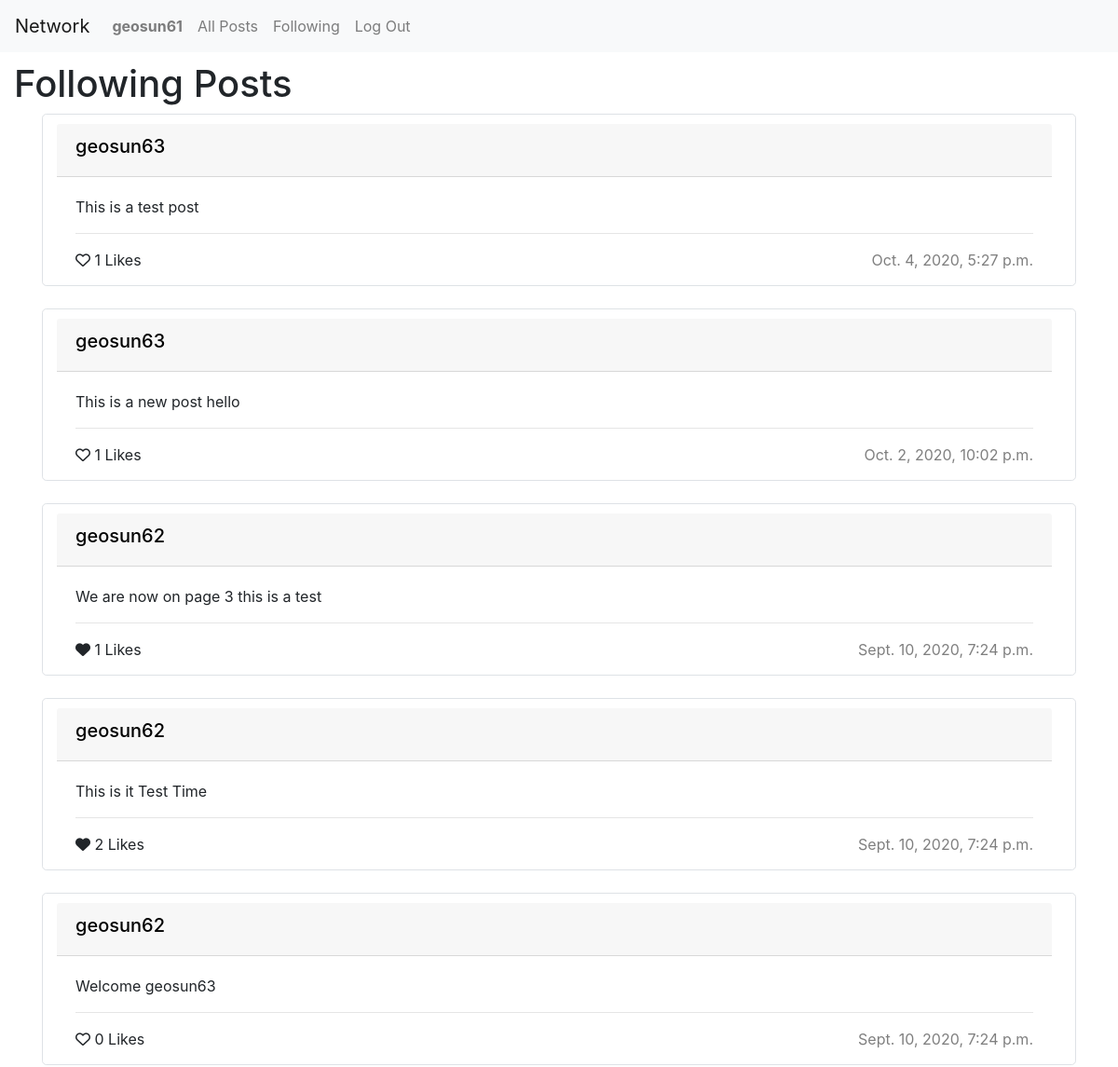
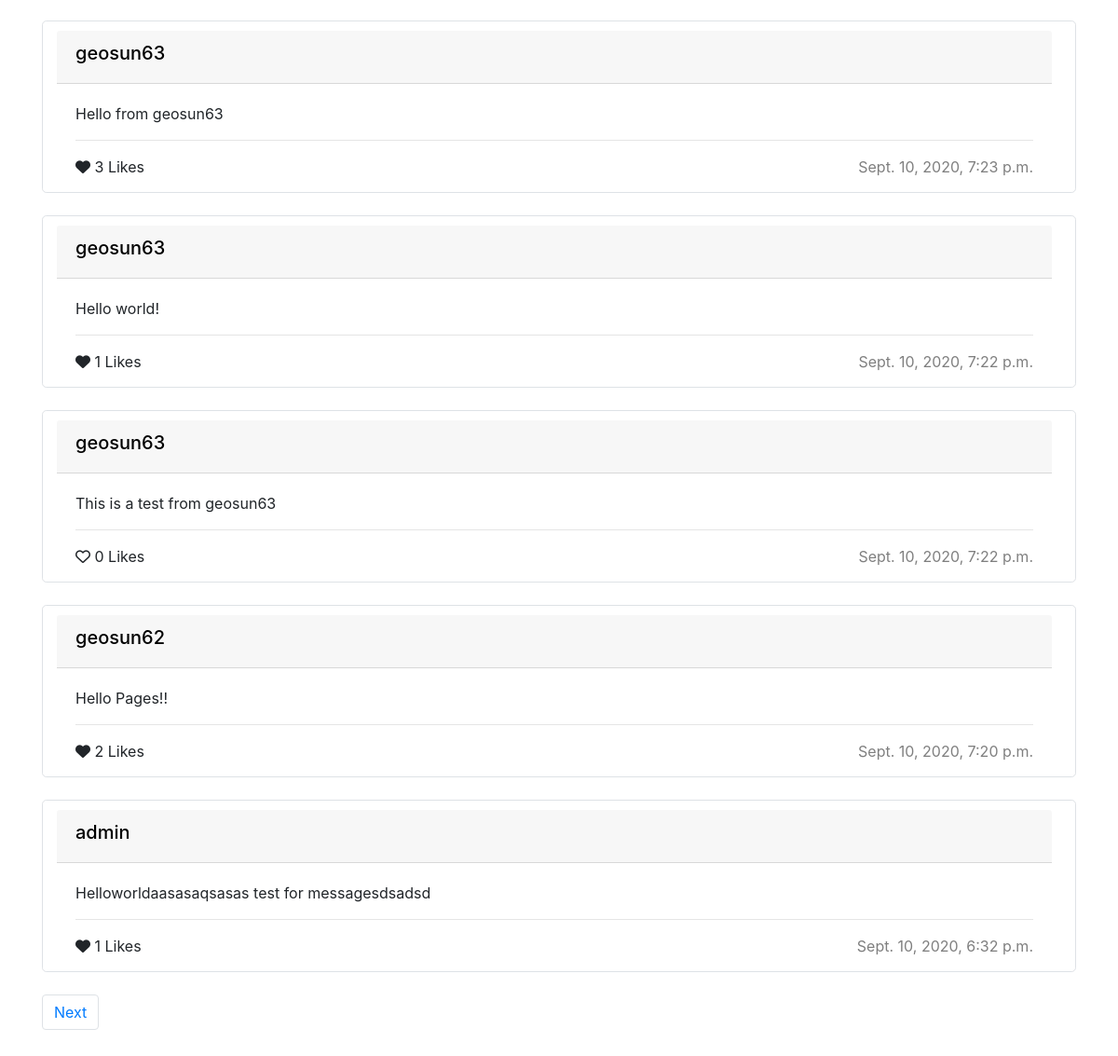
Page /following (signed in) on the committed database (2 pictures, top to bottom).
### network/models.py (models this page shows, shortened)
class User(AbstractUser):
    id = models.AutoField(primary_key=True)
    followed = models.ManyToManyField("User",blank=True,related_name="following")

class Post(models.Model):
    id = models.AutoField(primary_key=True)
    poster = models.ForeignKey("User",on_delete=models.CASCADE,related_name="posts")
    body = models.TextField(blank=True)
    timestamp = models.DateTimeField(auto_now_add=True)
    liked_by = models.ManyToManyField("User",blank=True,related_name="liked")
    likes = models.IntegerField()

### network/views.py (the view)
# urls.py: path("following",views.follow_posts,name="following_posts"),
@login_required
def follow_posts(request):
    user = request.user
    following = user.followed.all()
    following_usernames = []
    for username in following:
        following_usernames.append(username.id)
    print(following_usernames)
    posts = Post.objects.all().filter(
        poster__in=following_usernames).order_by('-timestamp')
    paginator = Paginator(posts, 10)
    page_number = request.GET.get('page')
    page_obj = paginator.get_page(page_number)
    return render(request, "network/following.html", {
        "page_obj": page_obj
    })

### network/templates/network/following.html (shortened to what this page needs)
{% extends "network/layout.html" %}
{% load static %}
{% block body %}
<h1 class="headers">Following Posts</h1>
<div class="container">
  {% for post in page_obj %}
  <div class="card border rounded-lg">
    <div id="post{{ post.id }}" class="post">
      <div class="card-header user-prof">
        <a class="proflink" href="{% url 'profile' post.poster.id %}">
          <h5 class="username">{{ post.poster }}</h5>
        </a>
      </div>
      <div class="card-body">
        <span class="post-body">{{ post.body }}</span>
        <hr>
        <span data-id="{{ post.id }}" class="likes">
          {% if user in post.liked_by.all %}
          <i id ="liked_btn" class="fas fa-heart like_btn"></i>
          {% else %}
          <i id ="notliked_btn" class="far fa-heart like_btn"></i>
          {% endif%}
          <span class="likeNo">{{ post.liked_by.count }}</span> Likes
        </span>
        <span class="timestamp">{{ post.timestamp}}</span>
      </div>
    </div>
  </div>
  <br>
  {% endfor %}
  <nav aria-label="...">
    <ul class="pagination">
      {% if page_obj.has_next %}
      <li class="page-item"><a class="page-link" href="?page={{ page_obj.next_page_number }}">Next</a></li>
      {% endif %}
    </ul>
  </nav>
</div>
<br>
{% endblock %}

### network/templates/network/layout.html (shortened to what this page needs)
{% load static %}
<!DOCTYPE html>
<html lang="en">
<head>
  <link rel="stylesheet" href="https://stackpath.bootstrapcdn.com/bootstrap/4.4.1/css/bootstrap.min.css">
  <link href="{% static 'network/styles.css' %}" rel="stylesheet">
</head>
<body>
  <nav class="navbar navbar-expand-lg navbar-light bg-light">
    <a class="navbar-brand" href="#">Network</a>
    <div>
      <ul class="navbar-nav mr-auto">
        {% if user.is_authenticated %}
        <li class="nav-item">
          <a class="nav-link" id="logged_in" data-login="{{ user.username }}" href="{% url 'user' %}"><strong>{{ user.username }}</strong></a>
        </li>
        {% endif %}
        <li class="nav-item">
          <a class="nav-link" href="{% url 'index' %}">All Posts</a>
        </li>
        {% if user.is_authenticated %}
        <li class="nav-item">
          <a class="nav-link" href="{% url 'following_posts' %}">Following</a>
        </li>
        <li class="nav-item">
          <a class="nav-link" href="{% url 'logout' %}">Log Out</a>
        </li>
        {% endif %}
      </ul>
    </div>
  </nav>
  <div class="body">
    {% block body %}
    {% endblock %}
  </div>
</body>
</html>

### network/static/network/styles.css (style rules this page uses)
.headers { margin-top: 10px; margin-left: 15px; }
#newpost-div, .post { padding-top: 10px; padding-left: 15px; padding-right: 25px; padding-bottom: 15px; }
.timestamp { color: rgba(0, 0, 0, 0.5); float: right; }
.likes { float: left; }
.proflink { text-decoration: none; color: black; }
.username { text-align: left; }

### rows in the picture
User: username "geosun61"
Post: poster "geosun63", body "This is a test post", liked_by.count "1", timestamp "Oct. 4, 2020, 5:27 p.m."
Post: poster "geosun63", body "This is a new post hello", liked_by.count "1", timestamp "Oct. 2, 2020, 10:02 p.m."
Post: poster "geosun62", body "We are now on page 3 this is a test", liked_by.count "1", timestamp "Sept. 10, 2020, 7:24 p.m."
Post: poster "geosun62", body "This is it Test Time", liked_by.count "2", timestamp "Sept. 10, 2020, 7:24 p.m."
Post: poster "geosun62", body "Welcome geosun63", liked_by.count "0", timestamp "Sept. 10, 2020, 7:24 p.m."
Post: poster "geosun63", body "Hello from geosun63", liked_by.count "3", timestamp "Sept. 10, 2020, 7:23 p.m."
Post: poster "geosun63", body "Hello world!", liked_by.count "1", timestamp "Sept. 10, 2020, 7:22 p.m."
Post: poster "geosun63", body "This is a test from geosun63", liked_by.count "0", timestamp "Sept. 10, 2020, 7:22 p.m."
Post: poster "geosun62", body "Hello Pages!!", liked_by.count "2", timestamp "Sept. 10, 2020, 7:20 p.m."
Post: poster "admin", body "Helloworldaasasaqsasas test for messagesdsadsd", liked_by.count "1", timestamp "Sept. 10, 2020, 6:32 p.m."
